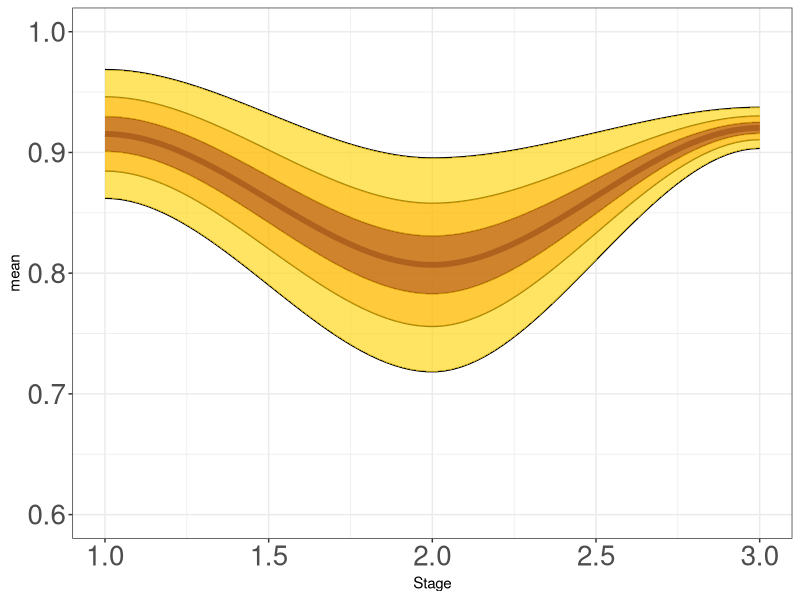
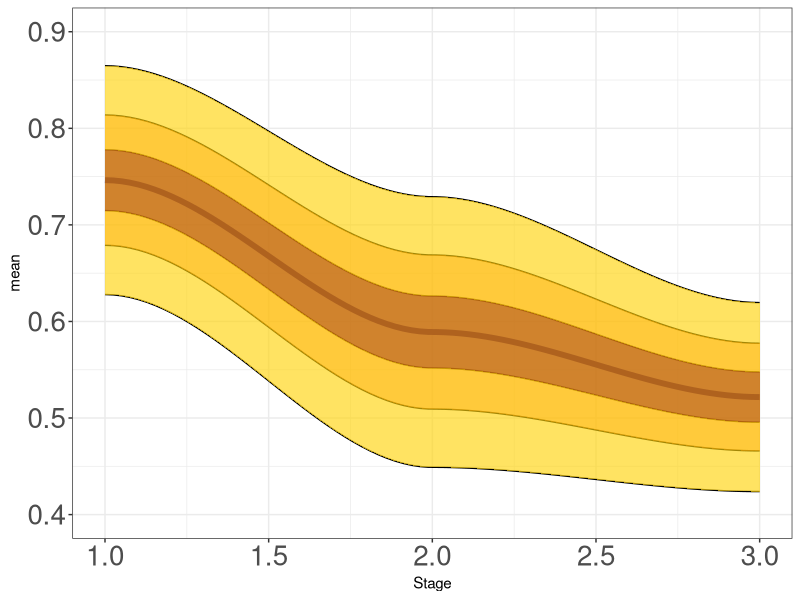

These charts were generated, in order, by the following R code:
#Tarini 10032020
#Figure 1A
library(tidyverse)
library(vegan)

#Getting SG Labels and Median Diversity for the three stages
SG_Species <- read.table("../Data/Suppl1_SG.txt",sep="\t",row.names=1,header=TRUE)
SG_Sample_Details <- data.frame(t(rbind(as.data.frame(strsplit(rownames(SG_Species),"_"))[1,],as.data.frame(strsplit(rownames(SG_Species),"_"))[4,])),row.names=rownames(SG_Species))
colnames(SG_Sample_Details) <- c("SampleID","Stage")
SG_Sample_Details$Stage_Individual <- paste0(SG_Sample_Details$SampleID,"_",SG_Sample_Details$Stage)
SG_MedianDiversity_Stages <- as.data.frame(aggregate(as.data.frame(diversity(SG_Species,index="simpson")),by=list(SG_Sample_Details$Stage_Individual),FUN=median)[,-1])
rownames(SG_MedianDiversity_Stages) <- aggregate(as.data.frame(diversity(SG_Species)),by=list(SG_Sample_Details$Stage_Individual),FUN=median)[,1]
colnames(SG_MedianDiversity_Stages) <- "MedianDiversity"
Labels <- read.table("../Data/TariniLabels_edit.txt",sep="\t",row.names=1,header=TRUE)
SG_Labels <- Labels[Labels$Country == "SG",]
temp_sample_tags <- cbind(SG_Sample_Details[rownames(SG_Labels),],SG_Labels$Status)[,c(2:4)] %>% distinct
rownames(temp_sample_tags) <- temp_sample_tags[,2]
SG_MedianDiversity_Stages <- as.data.frame((cbind(temp_sample_tags,SG_MedianDiversity_Stages[rownames(temp_sample_tags),])))
colnames(SG_MedianDiversity_Stages) <- c("Stage","Stage_Individuals","Status","MedianDiversity")
SG_MedianDiversity_Stages$Stage <- ifelse(SG_MedianDiversity_Stages$Stage == "INITIAL","PRE",ifelse(SG_MedianDiversity_Stages$Stage == "CLOSING","DURING","POST"))

#Getting CA Labels and Median Diversity for the three stages
CA_Species <- read.table("../Data/Suppl1_CA_Final.txt",sep="\t",row.names=1,header=TRUE)
colnames(CA_Species) <- sub("s__","",colnames(CA_Species))
CA_Labels <- Labels[Labels$Country == "CA",]
CA_MedianDiversity_Stages <- as.data.frame(cbind(ifelse(rownames(CA_Labels) %in% grep("E0",rownames(CA_Labels),value=TRUE),"PRE",ifelse(rownames(CA_Labels) %in% grep("E7",rownames(CA_Labels),value=TRUE),"DURING","POST")),rownames(CA_Labels),as.character(CA_Labels$Status),as.numeric(diversity(CA_Species[rownames(CA_Labels),],index="simpson"))))
colnames(CA_MedianDiversity_Stages) <- c("Stage","Stage_Individuals","Status","MedianDiversity")
CA_MedianDiversity_Stages <- CA_MedianDiversity_Stages[CA_MedianDiversity_Stages$Status != "C",]
CA_MedianDiversity_Stages$MedianDiversity <- as.numeric(as.vector(CA_MedianDiversity_Stages$MedianDiversity))

#Rank Median Diversities within Cohorts
#Median Simpson Diversities were range normalized within Cohorts to remove Cohort-specific variations in Simpson Diversities
range_scale <- function(x)
{
        y <- (x-min(x))/(max(x)-min(x));
        return(y);
}
CA_MedianDiversity_Stages$MedianDiversity <- range_scale(CA_MedianDiversity_Stages$MedianDiversity)
SG_MedianDiversity_Stages$MedianDiversity <- range_scale(SG_MedianDiversity_Stages$MedianDiversity)

#Getting Names
SG_MedianDiversity_Stages$Stage_Individuals <- t(as.data.frame(strsplit(as.character(SG_MedianDiversity_Stages$Stage_Individuals),"_"))[1,])[,1]
CA_MedianDiversity_Stages$Stage_Individuals <- t(as.data.frame(strsplit(as.character(CA_MedianDiversity_Stages$Stage_Individuals),"E"))[1,])[,1]

#Combine and retain only Individuals with all the time_points
R_MedianDiversity_Stages <- as.data.frame(rbind(CA_MedianDiversity_Stages[CA_MedianDiversity_Stages$Status=="R",],SG_MedianDiversity_Stages[SG_MedianDiversity_Stages$Status=="R",]))
R_1 <- R_MedianDiversity_Stages
R_remove_rows <- c("218RZ_INITIAL","218RZ_POST","808ZJ_POST","808ZJ_INITIAL")
R_MedianDiversity_Stages <- R_MedianDiversity_Stages[setdiff(rownames(R_MedianDiversity_Stages),R_remove_rows),]
R_MedianDiversity_Stages$Stage <- factor(R_MedianDiversity_Stages$Stage,levels=c("PRE","DURING","POST"))

NR_MedianDiversity_Stages <- as.data.frame(rbind(CA_MedianDiversity_Stages[CA_MedianDiversity_Stages$Status=="NR",],SG_MedianDiversity_Stages[SG_MedianDiversity_Stages$Status=="NR",]))
NR_remove_rows <- c("412AD_INITIAL","412AD_POST","664SB_POST","664SB_CLOSING","987AB_INITIAL","987AB_POST")
NR_1 <- NR_MedianDiversity_Stages
NR_MedianDiversity_Stages <- NR_MedianDiversity_Stages[setdiff(rownames(NR_MedianDiversity_Stages),NR_remove_rows),]
NR_MedianDiversity_Stages$Stage <- factor(NR_MedianDiversity_Stages$Stage,levels=c("PRE","DURING","POST"))

R_summary <- data.frame(Stage=unique(factor(R_MedianDiversity_Stages$Stage,levels=c("PRE","POST","DURING"))), n=tapply(R_MedianDiversity_Stages$MedianDiversity, factor(R_MedianDiversity_Stages$Stage,levels=c("PRE","DURING","POST")), length), mean=tapply(R_MedianDiversity_Stages$MedianDiversity, factor(R_MedianDiversity_Stages$Stage,levels=c("PRE","DURING","POST")), median))
R_summary$sd <- tapply(R_MedianDiversity_Stages$MedianDiversity, factor(R_MedianDiversity_Stages$Stage,levels=c("PRE","DURING","POST")), sd)
R_summary$sem <- R_summary$sd/sqrt(R_summary$n-1)
R_summary$lower_25 <- R_summary$mean + qt((1-0.25)/2, df=R_summary$n-1)*R_summary$sem
R_summary$higher_25 <- R_summary$mean + qt((1+0.25)/2, df=R_summary$n-1)*R_summary$sem
R_summary$lower_50 <- R_summary$mean + qt((1-0.50)/2, df=R_summary$n-1)*R_summary$sem
R_summary$higher_50 <- R_summary$mean + qt((1+0.50)/2, df=R_summary$n-1)*R_summary$sem
R_summary$lower_75 <- R_summary$mean + qt((1-0.75)/2, df=R_summary$n-1)*R_summary$sem
R_summary$higher_75 <- R_summary$mean + qt((1+0.75)/2, df=R_summary$n-1)*R_summary$sem
R_summary$lower_80 <- R_summary$mean + qt((1-0.80)/2, df=R_summary$n-1)*R_summary$sem
R_summary$higher_80 <- R_summary$mean + qt((1+0.80)/2, df=R_summary$n-1)*R_summary$sem
rownames(R_summary) <- c("PRE","DURING","POST")
R_summary$Stage <- c(1,2,3)

NR_summary <- data.frame(Stage=unique(factor(NR_MedianDiversity_Stages$Stage,levels=c("PRE","POST","DURING"))), n=tapply(NR_MedianDiversity_Stages$MedianDiversity, factor(NR_MedianDiversity_Stages$Stage,levels=c("PRE","DURING","POST")), length), mean=tapply(NR_MedianDiversity_Stages$MedianDiversity, factor(NR_MedianDiversity_Stages$Stage,levels=c("PRE","DURING","POST")), median))
NR_summary$sd <- tapply(NR_MedianDiversity_Stages$MedianDiversity, factor(NR_MedianDiversity_Stages$Stage,levels=c("PRE","DURING","POST")), sd)
NR_summary$sem <- NR_summary$sd/sqrt(NR_summary$n-1)
NR_summary$lower_25 <- NR_summary$mean + qt((1-0.25)/2, df=NR_summary$n-1)*NR_summary$sem
NR_summary$higher_25 <- NR_summary$mean + qt((1+0.25)/2, df=NR_summary$n-1)*NR_summary$sem
NR_summary$lower_50 <- NR_summary$mean + qt((1-0.50)/2, df=NR_summary$n-1)*NR_summary$sem
NR_summary$higher_50 <- NR_summary$mean + qt((1+0.50)/2, df=NR_summary$n-1)*NR_summary$sem
NR_summary$lower_75 <- NR_summary$mean + qt((1-0.75)/2, df=NR_summary$n-1)*NR_summary$sem
NR_summary$higher_75 <- NR_summary$mean + qt((1+0.75)/2, df=NR_summary$n-1)*NR_summary$sem
NR_summary$lower_80 <- NR_summary$mean + qt((1-0.80)/2, df=NR_summary$n-1)*NR_summary$sem
NR_summary$higher_80 <- NR_summary$mean + qt((1+0.80)/2, df=NR_summary$n-1)*NR_summary$sem
rownames(NR_summary) <- c("PRE","DURING","POST")
NR_summary$Stage <- c(1,2,3)

#Plot Ribbon R
g1 <- ggplot(R_summary) + geom_line(aes(x=Stage,y=mean),stat="smooth",method="auto",color="blue4",size=2) + geom_line(aes(x=Stage,y=higher_25),stat="smooth",method="auto") + geom_line(aes(x=Stage,y=lower_25),stat="smooth",method="auto")+ geom_line(aes(x=Stage,y=higher_50),stat="smooth",method="auto") + geom_line(aes(x=Stage,y=lower_50),stat="smooth",method="auto")+ geom_line(aes(x=Stage,y=higher_75),stat="smooth",method="auto") + geom_line(aes(x=Stage,y=lower_75),stat="smooth",method="auto")
gg1 <- ggplot_build(g1)
g1_ribbon <- data.frame(x = gg1$data[[1]]$x, ymax_25 = gg1$data[[2]]$y, ymin_25 = gg1$data[[3]]$y, ymax_50 = gg1$data[[4]]$y, ymin_50 = gg1$data[[5]]$y, ymax_75 = gg1$data[[6]]$y, ymin_75 = gg1$data[[7]]$y) 
g1 +  geom_ribbon(data = g1_ribbon, aes(x = x, ymin = ymin_75, ymax = ymax_75), fill = "yellow", alpha = 0.4) +  geom_ribbon(data = g1_ribbon, aes(x = x, ymin = ymin_75, ymax = ymax_75), fill = "darkgoldenrod1", alpha = 0.4) + geom_ribbon(data = g1_ribbon, aes(x = x, ymin = ymin_50, ymax = ymax_50), fill = "orange", alpha = 0.4) + geom_ribbon(data = g1_ribbon, aes(x = x, ymin = ymin_25, ymax = ymax_25), fill = "firebrick4", alpha = 0.4) + theme_bw() + theme(axis.text=element_text(size=20)) +ylim(0.6,1)

g2 <- ggplot(NR_summary) + geom_line(aes(x=Stage,y=mean),stat="smooth",method="auto",color="blue4",size=2) + geom_line(aes(x=Stage,y=higher_25),stat="smooth",method="auto") + geom_line(aes(x=Stage,y=lower_25),stat="smooth",method="auto")+ geom_line(aes(x=Stage,y=higher_50),stat="smooth",method="auto") + geom_line(aes(x=Stage,y=lower_50),stat="smooth",method="auto")+ geom_line(aes(x=Stage,y=higher_75),stat="smooth",method="auto") + geom_line(aes(x=Stage,y=lower_75),stat="smooth",method="auto")
gg2 <- ggplot_build(g2)
g2_ribbon <- data.frame(x = gg2$data[[1]]$x, ymax_25 = gg2$data[[2]]$y, ymin_25 = gg2$data[[3]]$y, ymax_50 = gg2$data[[4]]$y, ymin_50 = gg2$data[[5]]$y, ymax_75 = gg2$data[[6]]$y, ymin_75 = gg2$data[[7]]$y) 
g2 +  geom_ribbon(data = g2_ribbon, aes(x = x, ymin = ymin_75, ymax = ymax_75), fill = "yellow", alpha = 0.4) +  geom_ribbon(data = g2_ribbon, aes(x = x, ymin = ymin_75, ymax = ymax_75), fill = "darkgoldenrod1", alpha = 0.4) + geom_ribbon(data = g2_ribbon, aes(x = x, ymin = ymin_50, ymax = ymax_50), fill = "orange", alpha = 0.4) + geom_ribbon(data = g2_ribbon, aes(x = x, ymin = ymin_25, ymax = ymax_25), fill = "firebrick4", alpha = 0.4) + theme_bw() + theme(axis.text=element_text(size=20)) + ylim(0.4,0.9)




